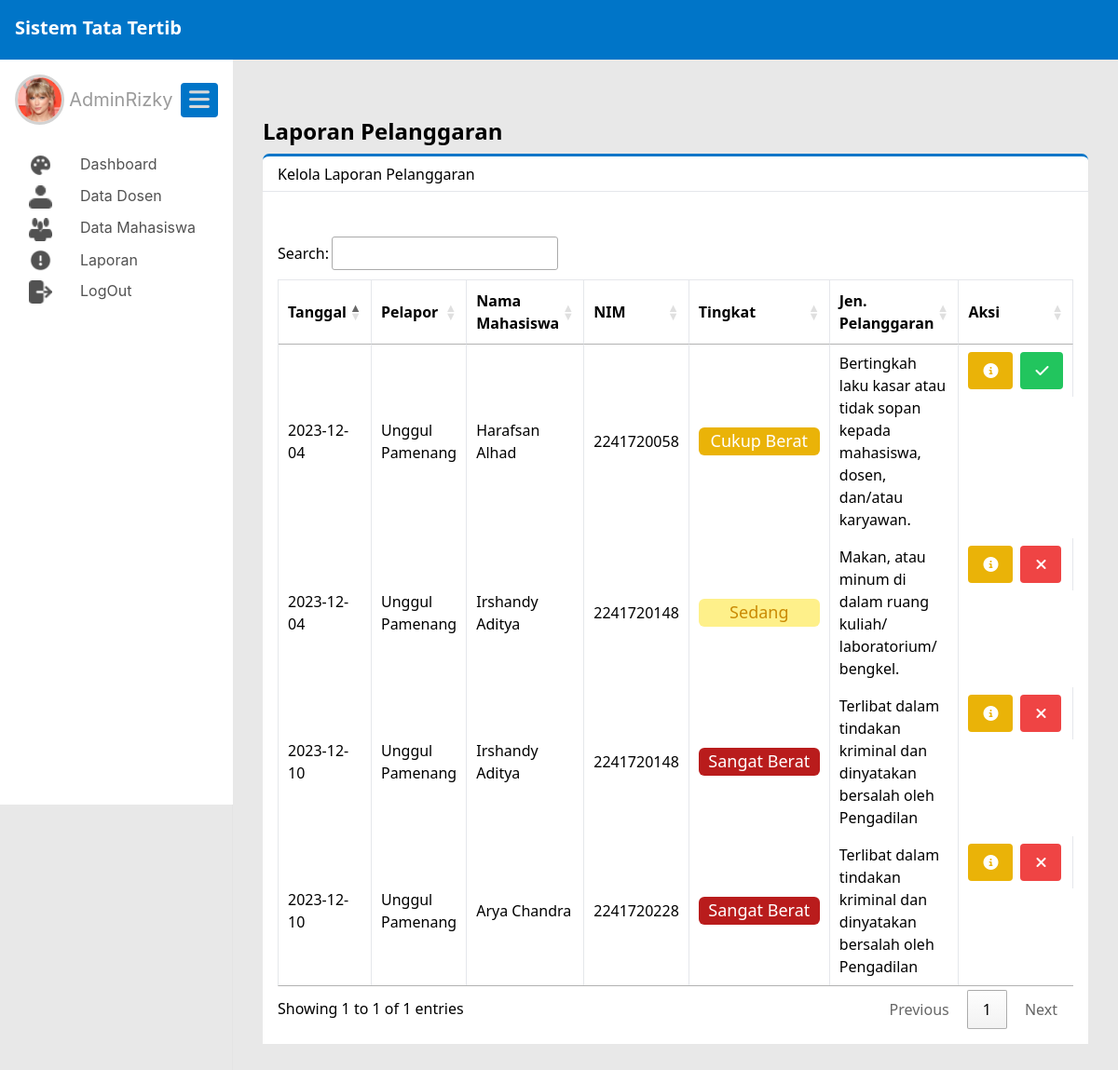
The page /public/admin/laporanPelanggaran (signed in) on the database as committed earlier.
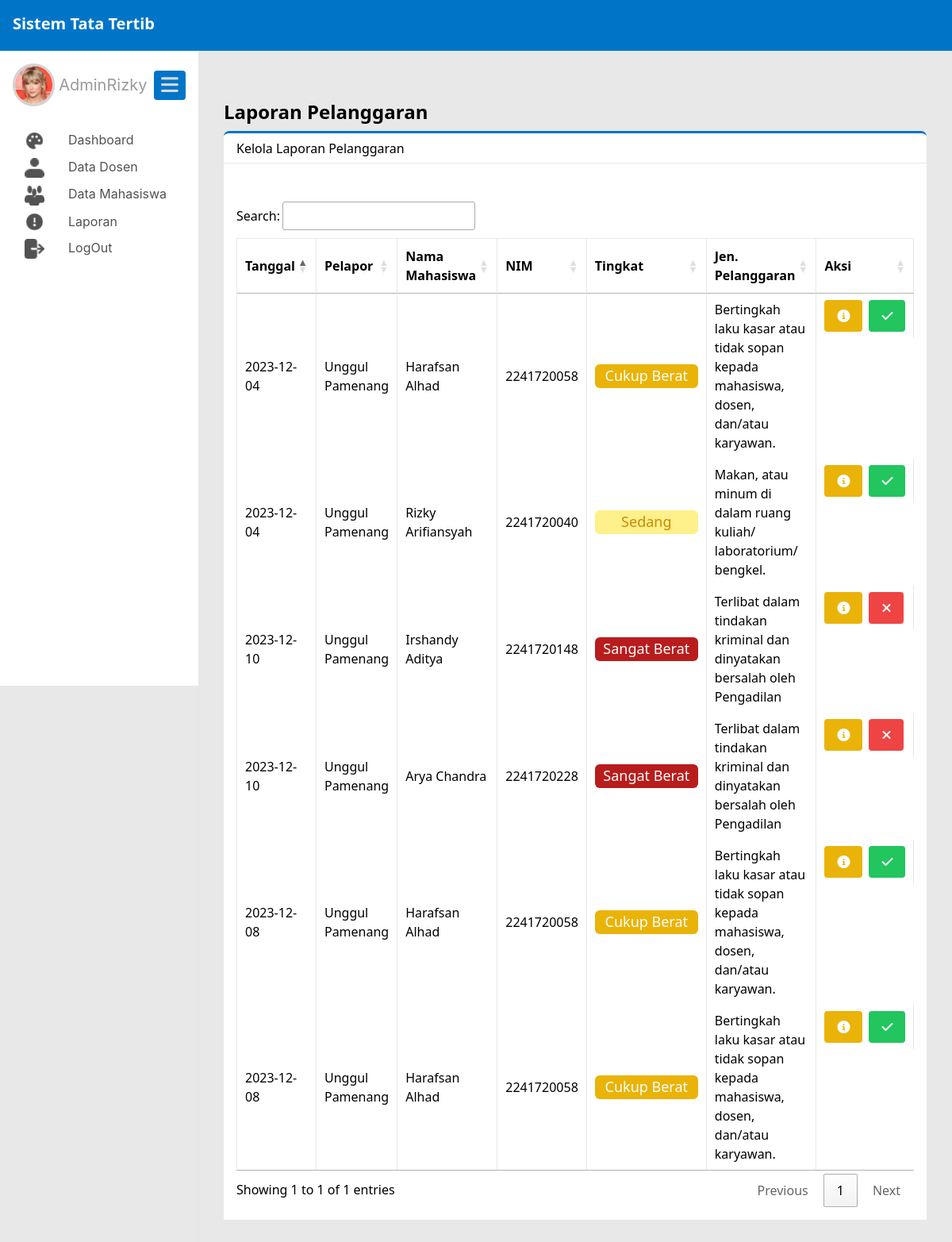
The same page on the database as committed later.
### tables this page shows
CREATE TABLE `pengaduan` (
  `pengaduan_id` int(11) NOT NULL,
  `nip` varchar(20) NOT NULL,
  `nim` varchar(20) NOT NULL,
  `pelanggaran_id` int(11) NOT NULL,
  `bukti_pelanggaran` varchar(200) NOT NULL,
  `tanggal_pengaduan` date NOT NULL,
  `status_pengaduan` enum('valid','tidak valid','proses') NOT NULL,
  `catatan` text NOT NULL
);

CREATE TABLE `dosen` (
  `nip` varchar(20) NOT NULL,
  `nama` varchar(50) NOT NULL,
  `TTL` varchar(50) NOT NULL,
  `jenis_kelamin` enum('L','P') NOT NULL,
  `jabatan` varchar(50) NOT NULL,
  `email` varchar(50) NOT NULL,
  `no_phone` int(11) NOT NULL,
  `alamat` varchar(100) NOT NULL,
  `dosen_img` varchar(150) NOT NULL,
  `user_id` int(11) NOT NULL
);

CREATE TABLE `mahasiswa` (
  `nim` varchar(20) NOT NULL,
  `prodi_id` int(11) NOT NULL,
  `nama` varchar(50) NOT NULL,
  `TTL` varchar(50) NOT NULL,
  `jenis_kelamin` enum('L','P') NOT NULL,
  `alamat` varchar(100) NOT NULL,
  `email` varchar(50) NOT NULL,
  `no_phone` varchar(11) NOT NULL,
  `phone_ortu` varchar(20) NOT NULL,
  `jumlah_pelanggaran` int(11) NOT NULL,
  `mahasiswa_img` varchar(200) NOT NULL,
  `user_id` int(11) NOT NULL
);

CREATE TABLE `pelanggaran` (
  `pelanggaran_id` int(11) NOT NULL,
  `pelanggaran` varchar(200) NOT NULL,
  `tingkat` int(11) NOT NULL,
  `sanksi_pelanggaran` varchar(500) NOT NULL
);

### app/core/Controller.php (called while the page is built, shortened)
<?php
class Controller{
    public function view($view, $data = []){
        require_once '../app/views/' . $view . '.php';
    }
    public function model($model){
        return new $model;
    }
}

### app/controllers/Admin.php (called while the page is built, shortened)
<?php
class Admin extends Controller{
    public function laporanPelanggaran(){
        $data['judul'] = 'Admin Page';
        $data['Pelanggaran'] = $this->model('Admin_model')->getLaporanPelanggaran();
        $this->view('templates/admin/header', $data);
        $this->view('admin/laporanPelanggaran', $data);
        $this->view('templates/admin/footer');
    }
}

### app/core/App.php (called while the page is built, shortened)
<?php
class App
{
    protected $method = 'index';
    protected $params = [];
    public function __construct()
    {
        $url = $this->parseURL();
        if(file_exists('../app/controllers/' . $url[0] . '.php')){
            unset($url[0]);
        }
        $this->controller = new $this->controller;
        if(isset($url[1])){
            if(method_exists($this->controller, $url[1])){
                $this->method = $url[1];
            }
        }
        call_user_func_array([$this->controller, $this->method], $this->params);
    }
    public function parseURL()
    {
        if (isset($_GET['url'])) {
            $url = rtrim($_GET['url'], '/');
            $url = filter_var($url, FILTER_SANITIZE_URL);
            $url = explode('/', $url);
            return $url;
        }
    }
}

### public/index.php (called while the page is built, shortened)
<?php
$app = new App;

### app/core/Database.php (called while the page is built, shortened)
<?php
class Database
{
    private $host = DB_HOST;
    private $user = DB_USER;
    private $pass = DB_PASS;
    private $db_name = DB_NAME;
    private $dbh;
    private $stmt;
    public function __construct()
    {
        $dsn = 'mysql:host=' . $this->host . ';dbname=' . $this->db_name;
        $option = [
            PDO::ATTR_PERSISTENT => true,
            PDO::ATTR_ERRMODE => PDO::ERRMODE_EXCEPTION
        ];
        try {
            $this->dbh = new PDO($dsn, $this->user, $this->pass, $option);
        } catch (PDOException $e) {
            die($e->getMessage());
        }
    }
    public function query($query)
    {
        $this->stmt = $this->dbh->prepare($query);
    }
    public function execute()
    {
        $this->stmt->execute();
    }
    public function resultSet()
    {
        $this->execute();
        return $this->stmt->fetchAll(PDO::FETCH_ASSOC);
    }
}

### app/models/Admin_model.php (called while the page is built, shortened)
<?php
class Admin_model
{
    private $table1 = 'dosen';
    private $table2 = 'mahasiswa';
    private $table3 = 'pengaduan';
    private $table4 = 'pelanggaran';
    private $db;
    public function __construct()
    {
        $this->db = new Database;
    }
    public function getLaporanPelanggaran()
    {
        $this->db->query('SELECT p.pengaduan_id, p.status_pengaduan, p.tanggal_pengaduan, d.nama as nama_dosen, m.nama, m.nim, pe.tingkat, pe.pelanggaran
        FROM ' . $this->table3 . ' AS p
        JOIN ' . $this->table1 . ' AS d ON p.nip = d.nip
        JOIN ' . $this->table2 . ' AS m ON p.nim = m.nim
        JOIN ' . $this->table4 . ' AS pe ON p.pelanggaran_id = pe.pelanggaran_id');
        return $this->db->resultSet();
    }
}

### app/views/admin/laporanPelanggaran.php (the view, shortened to what this page needs)
<div class="flex-1 pl-8 pb-8 pt-6 pr-8 shadow-sm main_content">
  <div id="laporan_pelanggaran">
    <h1 class="text-2xl font-bold mb-2">Laporan Pelanggaran</h1>
    <div class="flex bg-white h-10 items-center shadow-sm subtitle_dashboard">
      <div class="flex-1 ml-4">Kelola Laporan Pelanggaran</div>
    </div>
    <div class="flex bg-white">
      <div class="flex-1 bg-white p-4">
        <div class="grid grid-cols-1 gap-4">
          <div class="container mx-auto mt-8 containerTableDosen overflow-x-auto">
            <table id="tableLaporan" class="min-w-full border ">
              <thead>
                <tr class="border-b">
                  <th class="py-2 px-4 border-r">Tanggal</th>
                  <th class="py-2 px-4 border-r">Pelapor</th>
                  <th class="py-2 px-4 border-r">Nama Mahasiswa</th>
                  <th class="py-2 px-4 border-r">NIM</th>
                  <th class="py-2 px-4 border-r">Tingkat</th>
                  <th class="py-2 px-4 border-r">Jen. Pelanggaran</th>
                  <th class="py-2 px-4 border-r">Aksi</th>
                </tr>
              </thead>
              <?php
              foreach ($data['Pelanggaran'] as $row) :
              ?>
                <tbody>
                  <tr class="border-b">
                    <td class="py-2 px-4 border-r"><?= $row['tanggal_pengaduan']; ?></td>
                    <td class="py-2 px-4 border-r"><?= $row['nama_dosen']; ?></td>
                    <td class="py-2 px-4 border-r">
                      <p class="nama_dosen_table inline"><?= $row['nama']; ?></p>
                    </td>
                    <td class="py-2 px-4 border-r">
                      <p class="nama_dosen_table inline"><?= $row['nim']; ?></p>
                    </td>
                    <td class="py-2 px-4 border-r text-center"><?php
                                                                if ($row['tingkat'] == '1') {
                                                                  echo '<div class="w-[130px] h-[30px] rounded-md bg-red-700 px-1 text-lg font-medium text-white">Sangat Berat</div>';
                                                                } elseif ($row['tingkat'] == '2') {
                                                                  echo '<div class="w-[130px] h-[30px] rounded-md bg-orange-600 px-1 text-lg font-medium text-white">Berat</div>';
                                                                } elseif ($row['tingkat'] == '3') {
                                                                  echo '<div class="w-[130px] h-[30px] rounded-md bg-yellow-500 px-1 text-lg font-medium text-white">Cukup Berat</div>';
                                                                } elseif ($row['tingkat'] == '4') {
                                                                  echo '<div class="w-[130px] h-[30px] rounded-md bg-yellow-200 px-1 text-lg font-medium text-yellow-600">Sedang</div>';
                                                                } elseif ($row['tingkat'] == '5') {
                                                                  echo '<div class="w-[130px] h-[30px] rounded-md bg-green-200 px-1 text-lg font-medium text-green-700">Ringan</div>';
                                                                }
                                                                ?></td>
                    <td class="py-2 px-4 border-r"><?= $row['pelanggaran']; ?></td>
                    <td class="py-2 px-4 border-r flex p-2 gap-2 ">
                      <a href="#" onclick="showModalKompen(<?= $row['pengaduan_id']; ?>);" class="bg-yellow-500 hover:bg-yellow-700 sm:right-[-100px] text-white font-bold py-2 px-4 rounded inline"><i class="fas fa-info-circle"></i></a>
                      <?php if ($row['status_pengaduan'] ==  'valid') { ?>
                        <button class="bg-green-500 sm:right-[-100px] text-white font-bold py-2 px-4 rounded inline"><i class="fa-solid fa-check"></i></button>
                      <?php } else if ($row['status_pengaduan'] ==  'tidak valid') { ?>
                        <button class="bg-red-500 sm:right-[-100px] text-white font-bold py-2 px-4 rounded inline"><i class="fas fa-times"></i>
                        </button>
                      <?php } else if ($row['status_pengaduan'] ==  'proses') { ?>
                        <button class="bg-blue-500 sm:right-[-100px] text-white font-bold py-2 px-4 rounded inline"><i class="fas fa-spinner"></i>
                        </a>
                      <?php } else if ($row['status_pengaduan'] == 'baru') { ?>
                        <button class="bg-blue-500 sm:right-[-100px] text-white font-bold py-2 px-4 rounded inline"><i class="fas fa-check"></i>
                        </button>
                        <?php } ?>
                    </td>
                  </tr>
                <?php
              endforeach;
                ?>
                </tbody>
            </table>
          </div>
        </div>
      </div>
    </div>
  </div>
</div>

### app/views/templates/admin/header.php (shortened to what this page needs)
<!DOCTYPE html>
<html lang="en">
<head>
  <script src="https://cdn.tailwindcss.com"></script>
  <link href="https://cdn.jsdelivr.net/npm/tailwindcss@2.2.19/dist/tailwind.min.css" rel="stylesheet">
  <link rel="stylesheet" href="<?= BASEURL; ?>/css/style.css">
  <link rel="stylesheet" href="https://cdnjs.cloudflare.com/ajax/libs/font-awesome/6.4.2/css/all.min.css" />
  <link rel="stylesheet" type="text/css" href="https://cdn.datatables.net/1.13.7/css/jquery.dataTables.min.css">
</head>
<body class="font-sans main">
  <nav class="navbar p-4 h-16 fixed top-0 w-full bg-gray-800 z-50">
    <div class="container-fluid mx-auto flex justify-between items-center">
      <div class="text-white font-bold text-xl">Sistem Tata Tertib</div>
    </div>
  </nav>
  <div class="flex">
    <aside class="p-4 sidebar">
      <div class="profil_db">
        <img src="<?= BASEURL; ?>/img/profil/profil.png" alt="" class="foto_profil">
        <h3 class="nama_profil">AdminRizky</h3>
        <div class="containerBars containerBarsDefault">
          <i class="fa-solid fa-bars icon_bars toggle_bars"></i>
        </div>
      </div>
      <ul>
        <li class="mb-2 sidebar_item" id="dashboard_nav"><a href="<?= BASEURL; ?>/admin" class="text_sidebar"><img src="<?= BASEURL; ?>/img/icon/dashboard.png" class="inline icon_sidebar" alt=""><span class="sidebar_text">Dashboard</span></a></li>
        <li class="mb-2 sidebar_item" id="data_dosen_nav"><a href="<?= BASEURL; ?>/admin/dosen" class="text_sidebar"><img src="<?= BASEURL; ?>/img/icon/data_dosen.png" class="inline icon_sidebar" alt=""><span class="sidebar_text">Data Dosen</span></a></li>
        <li class="mb-2 sidebar_item" id="data_mahasiswa_nav"><a href="<?= BASEURL; ?>/admin/mahasiswa" class="text_sidebar"><img src="<?= BASEURL; ?>/img/icon/data_mahasiswa.png" class="inline icon_sidebar" alt=""><span class="sidebar_text">Data Mahasiswa</span></a></li>
        <li class="mb-2 sidebar_item relative" id="laporan_nav">
          <a href="#" class="text_sidebar flex items-center">
            <img src="<?= BASEURL; ?>/img/icon/laporan_penggunaan.png" class="inline icon_sidebar" alt="">
            <span class="sidebar_text">Laporan</span>
          </a>
        </li>
        <li class="mb-2 sidebar_item"><a href="#" onclick="confirmLogin()" class="text_sidebar"><img src="<?= BASEURL; ?>/img/icon/logout.png" class="inline icon_sidebar" alt=""><span class="sidebar_text">LogOut</span></a></li>
      </ul>
    </aside>

### app/views/templates/admin/footer.php (shortened to what this page needs)
</body>
</html>

### public/css/style.css (style rules this page uses)
.navbar { background-color: #0075c8 !important; }
.icon_sidebar { margin-right: 30px; margin-left: 15px; width: 25px; height: 25px; }
.text_sidebar { color: #525252; font-family: Inter; font-size: 16px; font-style: normal; font-weight: 400; line-height: normal; }
.sidebar { background: #fff; width: 250px; height: 100vh; z-index: 30; position: fixed; margin-top: 64px; }
.main_content { margin-left: 250px; margin-top: 64px; }
.main { background: #e8e8e8; }
.profil_db { align-items: center !important; display: flex; margin-bottom: 30px; }
.nama_profil { color: #9b9b9b; font-family: Inter; font-size: 20px; font-style: normal; font-weight: 400; line-height: normal; }
.containerBars { width: 40px; height: 37px; border-radius: 4px; background: #0075c8; display: flex; justify-content: center; align-items: center; margin-left: auto; }
.icon_bars { font-size: 25px; border-radius: 2.5px; color: #d9d9d9; }
.foto_profil { border-radius: 50px; border: solid; border-color: lightgray; width: 53.2px; height: 54.133px; flex-shrink: 0; margin-right: 5px; }
.subtitle_dashboard { border-top: solid; border-radius: 7px 7px 0px 0px; border-color: #0075c8; }

Rows that differ between the two databases and show on the page:
changed pengaduan "Makan, atau minum di dalam ruang kuliah/ laboratorium/ bengkel.": nim.nama "Irshandy Aditya" → "Rizky Arifiansyah"; nim.nim "2241720148" → "2241720040"; status_pengaduan "tidak valid" → "valid" (drawn)
added pengaduan: tanggal_pengaduan "2023-12-08", nip.nama "Unggul Pamenang", nim.nama "Harafsan Alhad", nim.nim "2241720058", shows "Cukup Berat", pelanggaran.pelanggaran "Bertingkah laku kasar atau tidak sopan kepada mahasiswa, dosen, dan/atau karyawan.", status_pengaduan "valid" (drawn)
added pengaduan: tanggal_pengaduan "2023-12-08", nip.nama "Unggul Pamenang", nim.nama "Harafsan Alhad", nim.nim "2241720058", shows "Cukup Berat", pelanggaran.pelanggaran "Bertingkah laku kasar atau tidak sopan kepada mahasiswa, dosen, dan/atau karyawan.", status_pengaduan "valid" (drawn)
